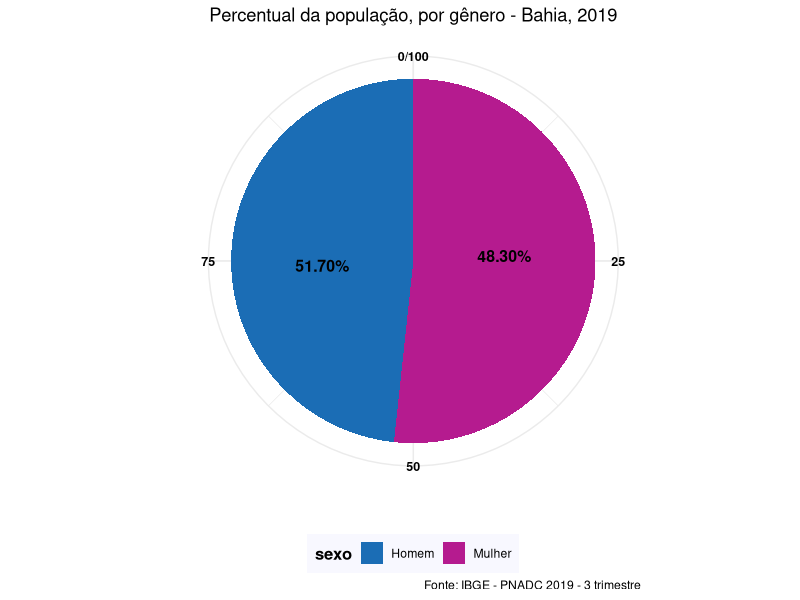

This chart was generated by the following R code:
################################################################################################### 
######################################### Gráfico no R ############################################
################################################################################################### 
#####   DESCRIÇÃO:        Conjunto de gráficos elaborados no R.
#####   ESCRITO POR:      Cleiton Rocha - www.linkedin.com/in/cleitonoerocha/
#####   EMAIL:  cleitonrocha@sei.ba.gov.br // cleitonotavio058@gmail.com 
#####   LICENÇA:          GPLv3
################################################################################################### 
################################################################################################### 

library(ggplot2)
library(ggthemes)
library(RColorBrewer)
library(Cairo)
library(dplyr)


# dataset
pnadCsexo <- read.csv2("pnadCsexo.csv", h=T, dec=",") # ok 

# Grafico
ggplot(pnadCsexo,aes(x="", y=percent, fill=sexo)) +
  geom_bar(width=1, stat = "identity") +
  coord_polar("y", start=0) +
  geom_text(aes(y=yposicao_legenda, label = sprintf("%1.2f%%",percent)), size = 4,
            color = 'black',fontface='bold') +
  scale_fill_manual(values = c("#1b6db5","#b51b8f"))+
  labs(x="",y="", title="Percentual da população, por gênero - Bahia, 2019",
       caption = "Fonte: IBGE - PNADC 2019 - 3 trimestre") +
  theme_minimal() +
  theme(legend.position="bottom", legend.title = element_text(colour="Black", size=12, face="bold"), legend.background = element_rect(fill="ghostwhite", size=0.5, linetype="blank") )+
  theme(plot.title = element_text(hjust = 0.5),
        axis.text.x = element_text(face="bold", color="#000000", 
                                   size=9))
